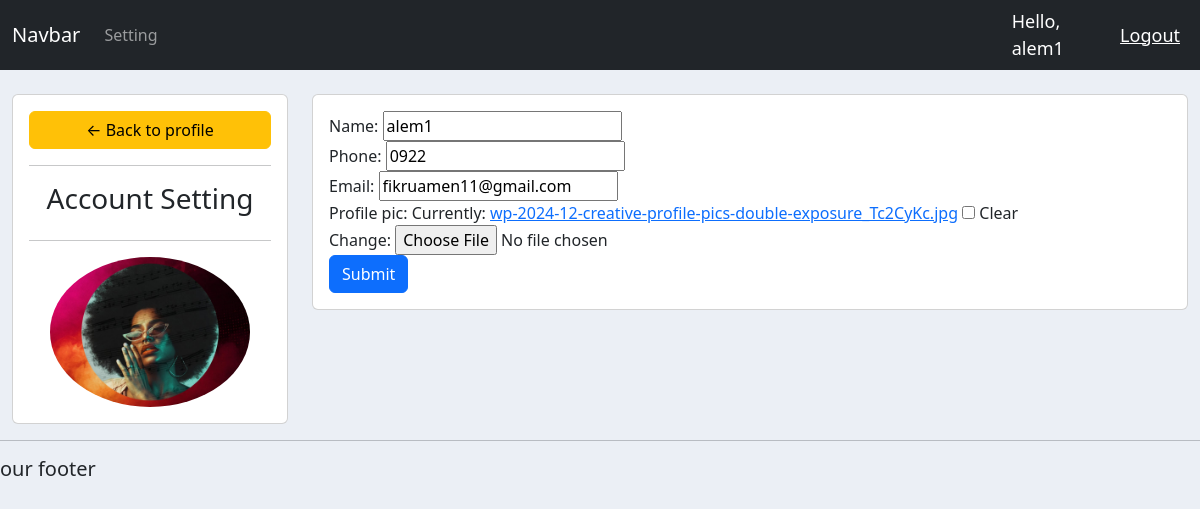
/account/ (signed in), run on the app's committed database.
### accounts/models.py (models this page shows, shortened)
class Customer(models.Model):
    user = models.OneToOneField(User, null=True, blank=True, on_delete=models.CASCADE)
    name = models.CharField(max_length=200, null=True)
    phone = models.CharField(max_length=20, null=True)
    email = models.CharField(max_length=30, null=True)
    profile_pic = models.ImageField(default="one.png", null=True, blank=True)
    date_created = models.DateTimeField(auto_now_add=True)

### accounts/decorators.py (the view)
        def wrapper_func(request, *args, **kwargs):
            group = None
            if request.user.groups.exists():
                group = request.user.groups.all()[0].name
            if group in allowed_roles:
                return view_func(request, *args, **kwargs)
            else:
                return HttpResponseForbidden("You are not allowed to view this page")

### accounts/forms.py
class CustomerForm(ModelForm):
    class Meta:
        model = Customer
        fields = "__all__"
        exclude = ["user"]

### accounts/views.py (called while the page is built)
@login_required(login_url="login")
@allowed_users(allowed_roles=["customer"])
def accountSettings(request):
    customer = request.user.customer
    form = CustomerForm(instance=customer)
    if request.method == "POST":
        form = CustomerForm(request.POST, request.FILES, instance=customer)
        if form.is_valid():
            form.save()
    context = {"form": form}
    return render(request, "accounts/accounts_settings.html", context)

### accounts/templates/accounts/accounts_settings.html (shortened to what this page needs)
{% extends 'accounts/main.html' %} {% load static %} {% block content %}
<br />
<div class="row">
  <div class="col-md-3">
    <div class="card card-body">
      <a class="btn btn-warning" href="{% url 'home' %}">
        &#8592; Back to profile</a
      >
      <hr />
      <h3 style="text-align: center">Account Setting</h3>
      <hr />
      <img
        class="profile-pic"
        src="{{request.user.customer.profile_pic.url}}"
        alt=""
      />
    </div>
  </div>
  <div class="col-md-9">
    <div class="card card-body">
      <form method="POST" action="" enctype="multipart/form-data">
        {% csrf_token %} {{form}}
        <input
          class="btn btn-primary"
          type="submit"
          name="update information"
        />
      </form>
    </div>
  </div>
</div>
{% endblock %}

### accounts/templates/accounts/navbar.html (shortened to what this page needs)
{% load static%}
<nav class="navbar navbar-expand-lg bg-dark navbar-dark">
  <div class="container-fluid">
    <a class="navbar-brand" href="#">Navbar</a>
    <div class="collapse navbar-collapse" id="navbarNav">
      <ul class="navbar-nav">
        {% if request.user.is_staff %}
        <li class="nav-item">
          <a class="nav-link active" aria-current="page" href="{% url 'home' %}"
            >Dashboard</a
          >
        </li>
        <li class="nav-item">
        </li>
        <li class="nav-item">
          <a class="nav-link" href="{% url 'products' %}">Products</a>
        </li>
        {% else %}
        <li class="nav-item">
          <a class="nav-link" href="{% url 'account' %}"> Setting</a>
        </li>
        {%endif%}
      </ul>
    </div>
  </div>
  <span class="hello-msg">Hello, {{request.user}}</span>
  <span><a class="hello-msg" href="{% url 'logout' %}">Logout</a></span>
</nav>

### static/css/main.css (style rules this page uses)
body { background-color: #ebeff5; }

### accounts/templates/accounts/main.html (style rules this page uses)
body { background-color: #ebeff5; }

### accounts/templates/accounts/navbar.html (style rules this page uses)
.hello-msg { font-size: 18px; color: #fff; margin-right: 20px; }

### accounts/templates/accounts/accounts_settings.html (style rules this page uses)
.profile-pic { max-width: 200px; max-height: 200px; margin: 0 auto; border-radius: 50%; }

### data on the page
Customer: name "alem1", phone "0922", email "fikruamen11@gmail.com"

### other printed values
{{ request.user }} "alem1"
